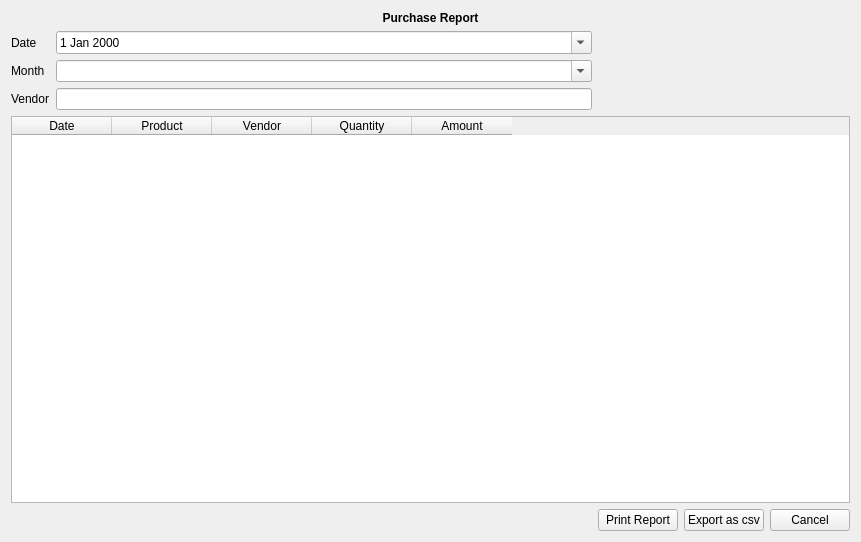
<?xml version="1.0" encoding="UTF-8"?>
<ui version="4.0">
 <class>purchase_report</class>
 <widget class="QWidget" name="purchase_report">
  <property name="geometry">
   <rect>
    <x>0</x>
    <y>0</y>
    <width>861</width>
    <height>542</height>
   </rect>
  </property>
  <property name="windowTitle">
   <string>Form</string>
  </property>
  <layout class="QVBoxLayout" name="verticalLayout">
   <item>
    <layout class="QGridLayout" name="gridLayout">
     <item row="1" column="1">
      <widget class="QDateEdit" name="dateEdit">
       <property name="calendarPopup">
        <bool>true</bool>
       </property>
      </widget>
     </item>
     <item row="5" column="4">
      <widget class="QPushButton" name="pushButton_2">
       <property name="text">
        <string>Cancel</string>
       </property>
      </widget>
     </item>
     <item row="2" column="0">
      <widget class="QLabel" name="label_3">
       <property name="text">
        <string>Month</string>
       </property>
      </widget>
     </item>
     <item row="3" column="1">
      <widget class="QLineEdit" name="lineEdit"/>
     </item>
     <item row="0" column="0" colspan="5">
      <widget class="QLabel" name="label">
       <property name="text">
        <string>&lt;html&gt;&lt;head/&gt;&lt;body&gt;&lt;p align=&quot;center&quot;&gt;&lt;span style=&quot; font-weight:600;&quot;&gt;Purchase Report&lt;/span&gt;&lt;/p&gt;&lt;/body&gt;&lt;/html&gt;</string>
       </property>
      </widget>
     </item>
     <item row="1" column="0">
      <widget class="QLabel" name="label_2">
       <property name="text">
        <string>Date</string>
       </property>
      </widget>
     </item>
     <item row="2" column="1">
      <widget class="QComboBox" name="comboBox">
       <property name="editable">
        <bool>true</bool>
       </property>
      </widget>
     </item>
     <item row="5" column="2">
      <widget class="QPushButton" name="pushButton_3">
       <property name="text">
        <string>Print Report</string>
       </property>
      </widget>
     </item>
     <item row="3" column="0">
      <widget class="QLabel" name="label_4">
       <property name="text">
        <string>Vendor</string>
       </property>
      </widget>
     </item>
     <item row="5" column="3">
      <widget class="QPushButton" name="pushButton">
       <property name="text">
        <string>Export as csv</string>
       </property>
      </widget>
     </item>
     <item row="4" column="0" colspan="5">
      <widget class="QTableWidget" name="tableWidget">
       <column>
        <property name="text">
         <string>Date</string>
        </property>
       </column>
       <column>
        <property name="text">
         <string>Product</string>
        </property>
       </column>
       <column>
        <property name="text">
         <string>Vendor</string>
        </property>
       </column>
       <column>
        <property name="text">
         <string>Quantity</string>
        </property>
       </column>
       <column>
        <property name="text">
         <string>Amount</string>
        </property>
       </column>
      </widget>
     </item>
    </layout>
   </item>
  </layout>
 </widget>
 <resources/>
 <connections/>
</ui>
